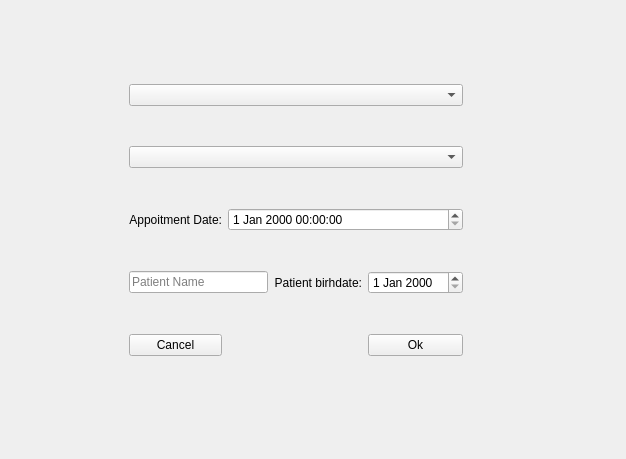
<?xml version="1.0" encoding="UTF-8"?>
<ui version="4.0">
 <class>AppoitmentForm</class>
 <widget class="QWidget" name="AppoitmentForm">
  <property name="geometry">
   <rect>
    <x>0</x>
    <y>0</y>
    <width>626</width>
    <height>459</height>
   </rect>
  </property>
  <property name="windowTitle">
   <string>Form</string>
  </property>
  <widget class="QWidget" name="gridLayoutWidget">
   <property name="geometry">
    <rect>
     <x>50</x>
     <y>50</y>
     <width>491</width>
     <height>341</height>
    </rect>
   </property>
   <layout class="QGridLayout" name="gridLayout">
    <item row="2" column="2" colspan="6">
     <widget class="QDateTimeEdit" name="dateTimeEdit"/>
    </item>
    <item row="3" column="1" colspan="5">
     <widget class="QLineEdit" name="lineEdit_PatintName">
      <property name="placeholderText">
       <string>Patient Name</string>
      </property>
     </widget>
    </item>
    <item row="4" column="2" colspan="4">
     <spacer name="horizontalSpacer">
      <property name="orientation">
       <enum>Qt::Horizontal</enum>
      </property>
      <property name="sizeHint" stdset="0">
       <size>
        <width>40</width>
        <height>20</height>
       </size>
      </property>
     </spacer>
    </item>
    <item row="4" column="7">
     <widget class="QPushButton" name="pushButton_Apply">
      <property name="text">
       <string>Ok</string>
      </property>
     </widget>
    </item>
    <item row="3" column="6">
     <widget class="QLabel" name="label">
      <property name="text">
       <string>Patient birhdate:</string>
      </property>
      <property name="alignment">
       <set>Qt::AlignRight|Qt::AlignTrailing|Qt::AlignVCenter</set>
      </property>
     </widget>
    </item>
    <item row="3" column="7">
     <widget class="QDateEdit" name="dateEdit_Appoimtn"/>
    </item>
    <item row="2" column="0">
     <spacer name="horizontalSpacer_2">
      <property name="orientation">
       <enum>Qt::Horizontal</enum>
      </property>
      <property name="sizeHint" stdset="0">
       <size>
        <width>40</width>
        <height>20</height>
       </size>
      </property>
     </spacer>
    </item>
    <item row="1" column="1" colspan="7">
     <widget class="QComboBox" name="comboBox_Doctor"/>
    </item>
    <item row="0" column="1" colspan="7">
     <widget class="QComboBox" name="comboBox_DoctorSpec">
      <property name="placeholderText">
       <string/>
      </property>
     </widget>
    </item>
    <item row="2" column="1">
     <widget class="QLabel" name="label_2">
      <property name="text">
       <string>Appoitment Date:</string>
      </property>
      <property name="alignment">
       <set>Qt::AlignRight|Qt::AlignTrailing|Qt::AlignVCenter</set>
      </property>
     </widget>
    </item>
    <item row="4" column="1">
     <widget class="QPushButton" name="pushButton_Cancel">
      <property name="text">
       <string>Cancel</string>
      </property>
     </widget>
    </item>
    <item row="1" column="8">
     <spacer name="horizontalSpacer_3">
      <property name="orientation">
       <enum>Qt::Horizontal</enum>
      </property>
      <property name="sizeHint" stdset="0">
       <size>
        <width>40</width>
        <height>20</height>
       </size>
      </property>
     </spacer>
    </item>
   </layout>
  </widget>
 </widget>
 <resources/>
 <connections/>
</ui>
